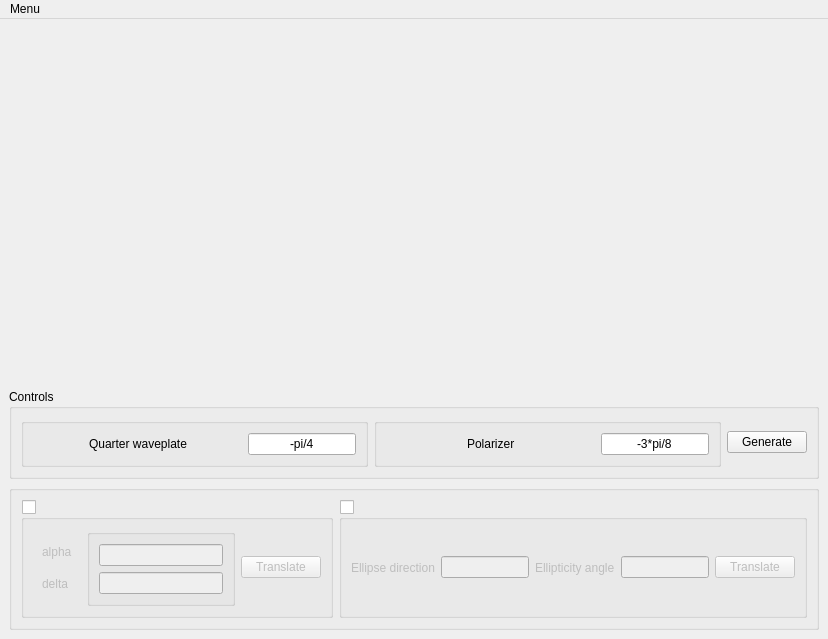
<?xml version="1.0" encoding="UTF-8"?>
<ui version="4.0">
 <class>MplMainWindow</class>
 <widget class="QMainWindow" name="MplMainWindow">
  <property name="geometry">
   <rect>
    <x>0</x>
    <y>0</y>
    <width>828</width>
    <height>639</height>
   </rect>
  </property>
  <property name="sizePolicy">
   <sizepolicy hsizetype="Preferred" vsizetype="Preferred">
    <horstretch>0</horstretch>
    <verstretch>0</verstretch>
   </sizepolicy>
  </property>
  <property name="windowTitle">
   <string>MainWindow</string>
  </property>
  <widget class="QWidget" name="mplcentralwidget">
   <layout class="QVBoxLayout" name="verticalLayout">
    <item>
     <widget class="MplWidget" name="mpl_1" native="true">
      <property name="sizePolicy">
       <sizepolicy hsizetype="Expanding" vsizetype="Expanding">
        <horstretch>0</horstretch>
        <verstretch>0</verstretch>
       </sizepolicy>
      </property>
     </widget>
    </item>
    <item>
     <widget class="QGroupBox" name="horizontalGroupBox">
      <property name="title">
       <string>Controls</string>
      </property>
      <property name="flat">
       <bool>true</bool>
      </property>
      <property name="checkable">
       <bool>false</bool>
      </property>
      <layout class="QHBoxLayout" name="horizontalLayout_3">
       <item>
        <widget class="QGroupBox" name="horizontalGroupBox">
         <layout class="QHBoxLayout" name="horizontalLayout_4">
          <item>
           <spacer name="horizontalSpacer_5">
            <property name="orientation">
             <enum>Qt::Horizontal</enum>
            </property>
            <property name="sizeHint" stdset="0">
             <size>
              <width>40</width>
              <height>20</height>
             </size>
            </property>
           </spacer>
          </item>
          <item>
           <widget class="QLabel" name="label_3">
            <property name="text">
             <string>Quarter waveplate</string>
            </property>
           </widget>
          </item>
          <item>
           <spacer name="horizontalSpacer_6">
            <property name="orientation">
             <enum>Qt::Horizontal</enum>
            </property>
            <property name="sizeHint" stdset="0">
             <size>
              <width>40</width>
              <height>20</height>
             </size>
            </property>
           </spacer>
          </item>
          <item>
           <widget class="QLineEdit" name="qwpLineEdit">
            <property name="text">
             <string>-pi/4</string>
            </property>
            <property name="alignment">
             <set>Qt::AlignCenter</set>
            </property>
           </widget>
          </item>
         </layout>
        </widget>
       </item>
       <item>
        <widget class="QGroupBox" name="gridGroupBox">
         <property name="sizePolicy">
          <sizepolicy hsizetype="Preferred" vsizetype="Maximum">
           <horstretch>0</horstretch>
           <verstretch>60</verstretch>
          </sizepolicy>
         </property>
         <layout class="QHBoxLayout" name="horizontalLayout">
          <item>
           <spacer name="horizontalSpacer">
            <property name="orientation">
             <enum>Qt::Horizontal</enum>
            </property>
            <property name="sizeHint" stdset="0">
             <size>
              <width>40</width>
              <height>20</height>
             </size>
            </property>
           </spacer>
          </item>
          <item>
           <widget class="QLabel" name="label">
            <property name="text">
             <string>Polarizer</string>
            </property>
           </widget>
          </item>
          <item>
           <spacer name="horizontalSpacer_2">
            <property name="orientation">
             <enum>Qt::Horizontal</enum>
            </property>
            <property name="sizeHint" stdset="0">
             <size>
              <width>60</width>
              <height>20</height>
             </size>
            </property>
           </spacer>
          </item>
          <item>
           <widget class="QLineEdit" name="polLineEdit">
            <property name="inputMask">
             <string/>
            </property>
            <property name="text">
             <string>-3*pi/8</string>
            </property>
            <property name="alignment">
             <set>Qt::AlignCenter</set>
            </property>
           </widget>
          </item>
         </layout>
        </widget>
       </item>
       <item>
        <widget class="QPushButton" name="generateButton">
         <property name="acceptDrops">
          <bool>false</bool>
         </property>
         <property name="text">
          <string>Generate</string>
         </property>
         <property name="checkable">
          <bool>false</bool>
         </property>
         <property name="autoDefault">
          <bool>false</bool>
         </property>
         <property name="default">
          <bool>false</bool>
         </property>
         <property name="flat">
          <bool>false</bool>
         </property>
        </widget>
       </item>
      </layout>
     </widget>
    </item>
    <item>
     <widget class="QGroupBox" name="horizontalGroupBox">
      <property name="flat">
       <bool>true</bool>
      </property>
      <layout class="QHBoxLayout" name="horizontalLayout_6">
       <item>
        <widget class="QGroupBox" name="jonesGroupBox">
         <property name="sizePolicy">
          <sizepolicy hsizetype="Preferred" vsizetype="Preferred">
           <horstretch>2</horstretch>
           <verstretch>0</verstretch>
          </sizepolicy>
         </property>
         <property name="flat">
          <bool>false</bool>
         </property>
         <property name="checkable">
          <bool>true</bool>
         </property>
         <property name="checked">
          <bool>false</bool>
         </property>
         <layout class="QHBoxLayout" name="horizontalLayout_5">
          <item>
           <widget class="QFrame" name="verticalFrame">
            <layout class="QVBoxLayout" name="verticalLayout_3">
             <item>
              <widget class="QLabel" name="label_2">
               <property name="text">
                <string>alpha</string>
               </property>
              </widget>
             </item>
             <item>
              <widget class="QLabel" name="label_6">
               <property name="text">
                <string>delta</string>
               </property>
              </widget>
             </item>
            </layout>
           </widget>
          </item>
          <item>
           <widget class="QGroupBox" name="verticalGroupBox">
            <property name="enabled">
             <bool>true</bool>
            </property>
            <property name="sizePolicy">
             <sizepolicy hsizetype="Preferred" vsizetype="Preferred">
              <horstretch>38</horstretch>
              <verstretch>0</verstretch>
             </sizepolicy>
            </property>
            <property name="flat">
             <bool>true</bool>
            </property>
            <layout class="QVBoxLayout" name="verticalLayout_2">
             <item>
              <widget class="QLineEdit" name="PsiLineEdit">
               <property name="sizePolicy">
                <sizepolicy hsizetype="Expanding" vsizetype="Fixed">
                 <horstretch>2</horstretch>
                 <verstretch>0</verstretch>
                </sizepolicy>
               </property>
              </widget>
             </item>
             <item>
              <widget class="QLineEdit" name="deltaLineEdit"/>
             </item>
            </layout>
           </widget>
          </item>
          <item>
           <widget class="QPushButton" name="jonesTranslatePushButton">
            <property name="sizePolicy">
             <sizepolicy hsizetype="Minimum" vsizetype="Fixed">
              <horstretch>1</horstretch>
              <verstretch>0</verstretch>
             </sizepolicy>
            </property>
            <property name="text">
             <string>Translate</string>
            </property>
           </widget>
          </item>
         </layout>
        </widget>
       </item>
       <item>
        <widget class="QGroupBox" name="ellipticityGroupBox">
         <property name="sizePolicy">
          <sizepolicy hsizetype="Preferred" vsizetype="Preferred">
           <horstretch>3</horstretch>
           <verstretch>0</verstretch>
          </sizepolicy>
         </property>
         <property name="flat">
          <bool>false</bool>
         </property>
         <property name="checkable">
          <bool>true</bool>
         </property>
         <property name="checked">
          <bool>false</bool>
         </property>
         <layout class="QHBoxLayout" name="horizontalLayout_9">
          <item>
           <widget class="QLabel" name="label_5">
            <property name="text">
             <string>Ellipse direction</string>
            </property>
           </widget>
          </item>
          <item>
           <widget class="QLineEdit" name="directionLineEdit">
            <property name="sizePolicy">
             <sizepolicy hsizetype="Preferred" vsizetype="Fixed">
              <horstretch>0</horstretch>
              <verstretch>0</verstretch>
             </sizepolicy>
            </property>
           </widget>
          </item>
          <item>
           <widget class="QLabel" name="label_4">
            <property name="text">
             <string>Ellipticity angle</string>
            </property>
           </widget>
          </item>
          <item>
           <widget class="QLineEdit" name="eangleLineEdit">
            <property name="sizePolicy">
             <sizepolicy hsizetype="Preferred" vsizetype="Fixed">
              <horstretch>0</horstretch>
              <verstretch>0</verstretch>
             </sizepolicy>
            </property>
           </widget>
          </item>
          <item>
           <widget class="QPushButton" name="ellipticityTranslatePushButton">
            <property name="text">
             <string>Translate</string>
            </property>
           </widget>
          </item>
         </layout>
        </widget>
       </item>
      </layout>
     </widget>
    </item>
   </layout>
  </widget>
  <widget class="QMenuBar" name="menubar">
   <property name="geometry">
    <rect>
     <x>0</x>
     <y>0</y>
     <width>828</width>
     <height>22</height>
    </rect>
   </property>
   <widget class="QMenu" name="menu_File">
    <property name="title">
     <string>Menu</string>
    </property>
    <addaction name="action_Documentation"/>
    <addaction name="action_Close"/>
    <addaction name="action_About"/>
   </widget>
   <addaction name="menu_File"/>
  </widget>
  <action name="action">
   <property name="text">
    <string>About</string>
   </property>
  </action>
  <action name="action_Close">
   <property name="text">
    <string>Close</string>
   </property>
  </action>
  <action name="action_About">
   <property name="text">
    <string>About</string>
   </property>
  </action>
  <action name="action_Documentation">
   <property name="text">
    <string>Documentation</string>
   </property>
  </action>
 </widget>
 <customwidgets>
  <customwidget>
   <class>MplWidget</class>
   <extends>QWidget</extends>
   <header>mplwidget</header>
   <container>1</container>
  </customwidget>
 </customwidgets>
 <resources/>
 <connections/>
</ui>
